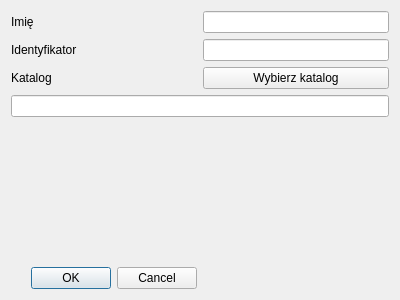
<?xml version="1.0" encoding="UTF-8"?>
<ui version="4.0">
 <class>AddDirDlg</class>
 <widget class="QDialog" name="AddDirDlg">
  <property name="geometry">
   <rect>
    <x>0</x>
    <y>0</y>
    <width>400</width>
    <height>300</height>
   </rect>
  </property>
  <property name="windowTitle">
   <string>Dialog</string>
  </property>
  <layout class="QGridLayout" name="gridLayout">
   <item row="1" column="1">
    <widget class="QLineEdit" name="shortname"/>
   </item>
   <item row="0" column="1">
    <widget class="QLineEdit" name="name"/>
   </item>
   <item row="0" column="0">
    <widget class="QLabel" name="label_2">
     <property name="text">
      <string>Imię</string>
     </property>
    </widget>
   </item>
   <item row="1" column="0">
    <widget class="QLabel" name="label">
     <property name="text">
      <string>Identyfikator</string>
     </property>
    </widget>
   </item>
   <item row="3" column="1">
    <widget class="QPushButton" name="pbSelectDir">
     <property name="text">
      <string>Wybierz katalog</string>
     </property>
    </widget>
   </item>
   <item row="3" column="0">
    <widget class="QLabel" name="label_3">
     <property name="text">
      <string>Katalog</string>
     </property>
    </widget>
   </item>
   <item row="4" column="0" colspan="2">
    <widget class="QLineEdit" name="dirname">
     <property name="readOnly">
      <bool>true</bool>
     </property>
    </widget>
   </item>
   <item row="6" column="0" colspan="2">
    <spacer name="verticalSpacer">
     <property name="orientation">
      <enum>Qt::Vertical</enum>
     </property>
     <property name="sizeHint" stdset="0">
      <size>
       <width>20</width>
       <height>40</height>
      </size>
     </property>
    </spacer>
   </item>
   <item row="7" column="0">
    <widget class="QDialogButtonBox" name="buttonBox">
     <property name="orientation">
      <enum>Qt::Horizontal</enum>
     </property>
     <property name="standardButtons">
      <set>QDialogButtonBox::Cancel|QDialogButtonBox::Ok</set>
     </property>
    </widget>
   </item>
  </layout>
 </widget>
 <tabstops>
  <tabstop>name</tabstop>
  <tabstop>shortname</tabstop>
  <tabstop>pbSelectDir</tabstop>
  <tabstop>dirname</tabstop>
 </tabstops>
 <resources/>
 <connections>
  <connection>
   <sender>buttonBox</sender>
   <signal>accepted()</signal>
   <receiver>AddDirDlg</receiver>
   <slot>accept()</slot>
   <hints>
    <hint type="sourcelabel">
     <x>248</x>
     <y>254</y>
    </hint>
    <hint type="destinationlabel">
     <x>157</x>
     <y>274</y>
    </hint>
   </hints>
  </connection>
  <connection>
   <sender>buttonBox</sender>
   <signal>rejected()</signal>
   <receiver>AddDirDlg</receiver>
   <slot>reject()</slot>
   <hints>
    <hint type="sourcelabel">
     <x>316</x>
     <y>260</y>
    </hint>
    <hint type="destinationlabel">
     <x>286</x>
     <y>274</y>
    </hint>
   </hints>
  </connection>
 </connections>
</ui>
